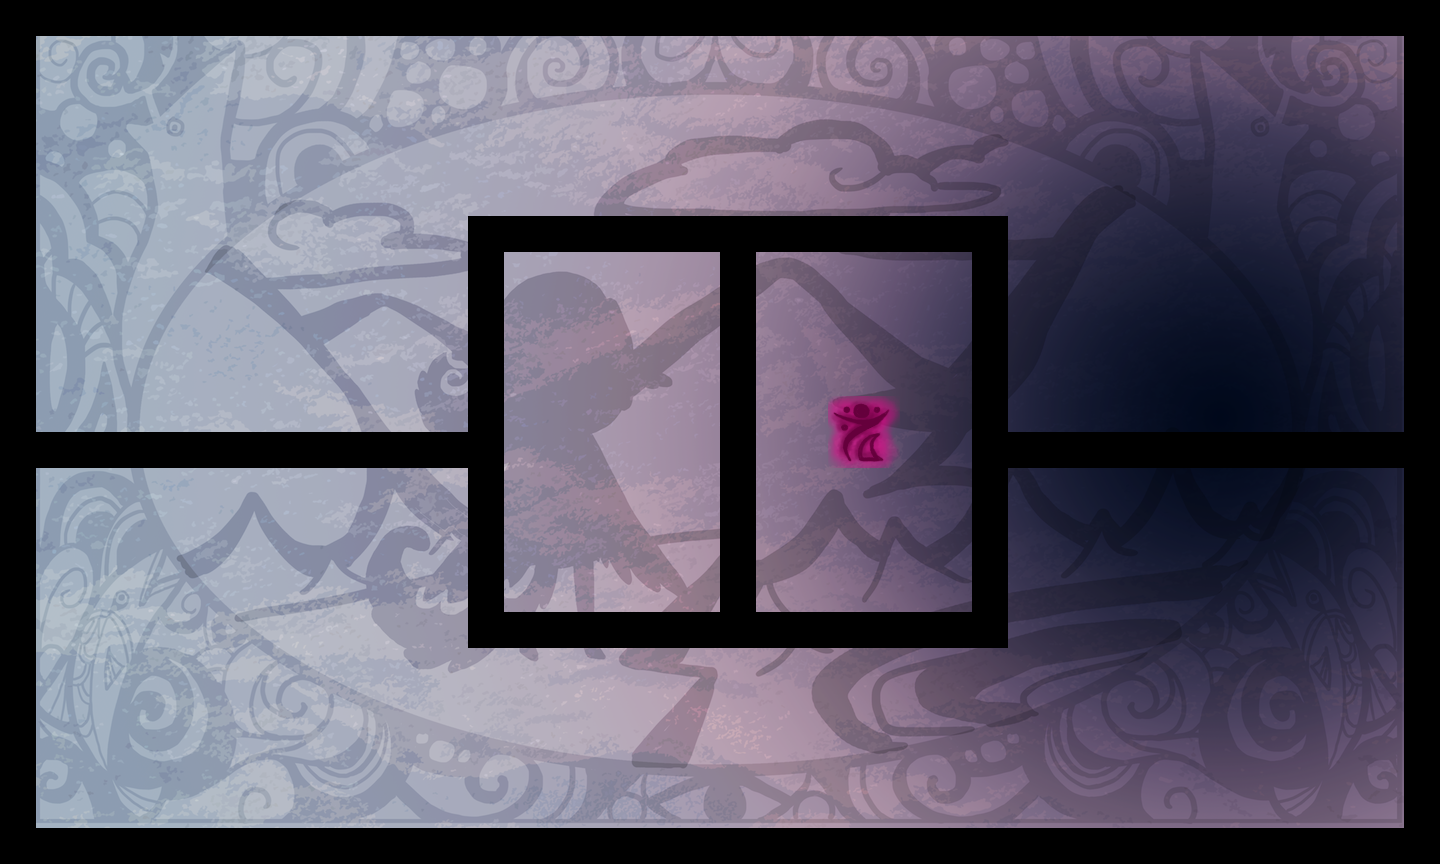

Rendered tile map (Tiled .tmx) drawn with the repository's tilesets; below, a short description and the map source with its tile grids summarised:
An orthogonal 40x24 tile map with 36x36 px tiles, 2 tile layers (bg, tiles), 3 tilesets.

<map version="1.0" orientation="orthogonal" width="40" height="24" tilewidth="36" tileheight="36">
 <properties>
  <property name="playerLocation" value="!json! {&quot;x&quot;: 16, &quot;y&quot;: 9}" />
  <property name="tutorial" value="true" />
 </properties>
 <tileset firstgid="1" name="blackTile" tilewidth="36" tileheight="36">
  <image source="../../../art/black tile.png" width="72" height="72" />
  <tile id="0">
   <properties>
    <property name="bodyType" value="static" />
    <property name="collType" value="wall" />
    <property name="name" value="blackTile" />
    <property name="physics:bounce" value="0" />
    <property name="physics:enabled" value="true" />
   </properties>
  </tile>
 </tileset>
 <tileset firstgid="5" name="rune" tilewidth="72" tileheight="72">
  <image source="../../../art/rune 1.png" width="72" height="72" />
  <tile id="0">
   <properties>
    <property name="bodyType" value="static" />
    <property name="collType" value="passThru" />
    <property name="func" value="runeCollision" />
    <property name="name" value="rune" />
    <property name="physics:enabled" value="true" />
   </properties>
  </tile>
 </tileset>
 <tileset firstgid="6" name="bg" tilewidth="1440" tileheight="864">
  <tileoffset x="-720" y="432" />
  <image source="../../../art/bg.png" width="1440" height="864" />
 </tileset>
 <layer name="bg" width="40" height="24">
  <data>[960 cells, 1 non-empty, 1 distinct tile ids]</data>
 </layer>
 <layer name="tiles" width="40" height="24">
  <data>[960 cells, 208 non-empty, 2 distinct tile ids]</data>
 </layer>
</map>
